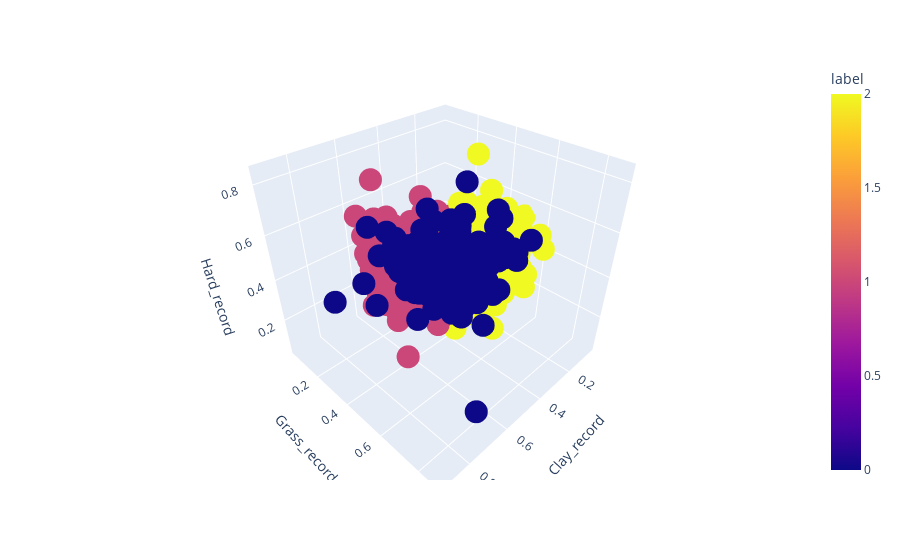

The notebook cell saved with this chart:
### Code cell
import plotly.express as px

fig = px.scatter_3d(kmeans_df, x='Clay_record', y='Grass_record', z='Hard_record',
              color='label',hover_data=kmeans_df.columns.values)
fig.show()

### Figure 1 — Plotly figure (JSON) as saved in the notebook; plotly's stock layout.template omitted (floating-point values rounded to 4 significant figures; data arrays with more than 128 entries replaced by an {"elided": "..."} marker saying what was removed)
{"data": [{"customdata": {"elided": "1088x5 mixed values"}, "hoverlabel": {"namelength": 0}, "hovertemplate": "Clay_record=%{customdata[0]}<br>Grass_record=%{customdata[1]}<br>Hard_record=%{customdata[2]}<br>label=%{marker.color}<br>player_name=%{customdata[4]}", "legendgroup": "", "marker": {"color": {"elided": "1088 int values"}, "coloraxis": "coloraxis", "symbol": "circle"}, "mode": "markers", "name": "", "scene": "scene", "showlegend": false, "type": "scatter3d", "x": {"elided": "1088 float values"}, "y": {"elided": "1088 float values"}, "z": {"elided": "1088 float values"}}], "layout": {"coloraxis": {"colorbar": {"title": {"text": "label"}}, "colorscale": [[0, "#0d0887"], [0.1111, "#46039f"], [0.2222, "#7201a8"], [0.3333, "#9c179e"], [0.4444, "#bd3786"], [0.5556, "#d8576b"], [0.6667, "#ed7953"], [0.7778, "#fb9f3a"], [0.8889, "#fdca26"], [1, "#f0f921"]]}, "legend": {"tracegroupgap": 0}, "margin": {"t": 60}, "scene": {"domain": {"x": [0, 1], "y": [0, 1]}, "xaxis": {"title": {"text": "Clay_record"}}, "yaxis": {"title": {"text": "Grass_record"}}, "zaxis": {"title": {"text": "Hard_record"}}}}}
